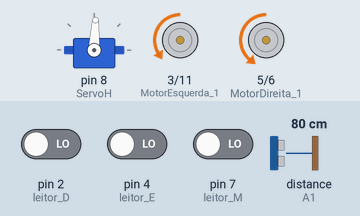
The sketch below on a simulated Arduino Uno, built with avr-gcc and run on an emulated ATmega328P. Parts: servo, motor-driver pin pairs drawn as motors (green arrow = first pin HIGH = forward, orange = second pin HIGH = backward, longer = more drive). The test bench sets the inputs (shaded band); at power-on: distance to the obstacle (sensor on A1) 80 cm, pin 4 (leitor_E) LOW, pin 2 (leitor_D) LOW, pin 7 (leitor_M) LOW.

Above: at 1.2 s.
1.3 s: distance to the obstacle (sensor on A1) set to 11 cm
2.8 s: distance to the obstacle (sensor on A1) set to 8 cm
At 4.2 s:
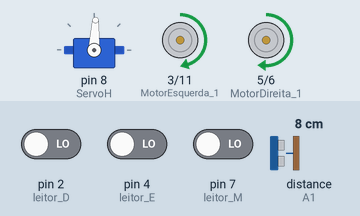
At 5.6 s:
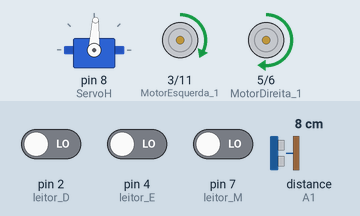
5.8 s: pin 4 (leitor_E) driven HIGH
At 6.22 s:
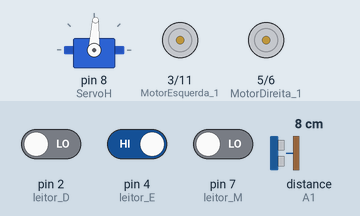
8.8 s: pin 4 (leitor_E) driven LOW
Timing chart, 0 to 11.3 s (numbered marks = the images above; inputs shaded):
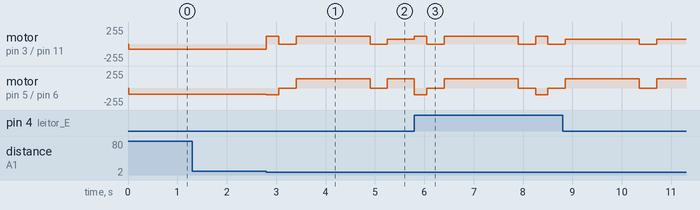

The sketch:

sketch_aug25a.ino
```cpp
#include<Servo.h>
#include<Ultrasonic.h>
#define ServoH 8
Ultrasonic HC_SR04(A0,A1);
int MotorDireita_1 = 5;
int MotorDireita_2 = 6;
int MotorEsquerda_1 = 3;
int MotorEsquerda_2 = 11;
const int leitor_D = 2;
const int leitor_E = 4;
const int leitor_M = 7;
int Status_E;
int Status_M;
int Status_D;
int x = 80;
Servo S_H;
int PosH = 87;
int Dist;


void setup() {
  // put your setup code here, to run once:
  //Serial.begin(9600);
  pinMode(MotorDireita_1,OUTPUT);
  pinMode(MotorDireita_2,OUTPUT);
  pinMode(MotorEsquerda_1,OUTPUT);
  pinMode(MotorEsquerda_2,OUTPUT);
  pinMode(leitor_D,INPUT);
  pinMode(leitor_M,INPUT);
  pinMode(leitor_E,INPUT);
  S_H.attach(ServoH);
  S_H.write(PosH);
  Dist = HC_SR04.Ranging(CM);


}

void loop() {
  // put your main code here, to run repeatedly:
  Dist = HC_SR04.Ranging(CM);
  Status_E= digitalRead(leitor_E);
  Status_D= digitalRead(leitor_D);
  Status_M= digitalRead(leitor_M);
  S_H.write(PosH);
  if(Dist > 50 ){
    x=80;
    Linha(x);
  }else{
    if(Dist > 15 && Dist < 50 ){
      x = 80;
      Linha(x);
    }else{
      if(Dist < 10){
        Pare();
        ObjetoDetec();
      }
    }
  }

}

int Linha(int x){
  int y;
  if(Status_E == HIGH && Status_M == HIGH && Status_D == HIGH){
     Pare();
     return 0;
  }
  if(Status_E == HIGH && Status_M == HIGH && Status_D == LOW){
    PosH = Esquerda(x);
    return 0;
  }
  if(Status_E == HIGH && Status_M == LOW && Status_D == HIGH){
   //NULL
    return 0;
  }
  if(Status_E == HIGH && Status_M == LOW && Status_D == LOW){
    PosH = Esquerda(x);
    return 0;
  }
  if(Status_E == LOW && Status_M == HIGH && Status_D == HIGH){
    PosH = Direita(x);
    return 0;
  }
  if(Status_E == LOW && Status_M == HIGH && Status_D == LOW){
   PosH = Frente(x);
    return 0;
  }
  if(Status_E == LOW && Status_M == LOW && Status_D == HIGH){
    PosH = Direita(x);
    return 0;
  }
  if(Status_E == LOW && Status_M == LOW && Status_D == LOW){
    Re();
    return 0;
  }
}

int Frente(int x){
  analogWrite(MotorDireita_1,x);
  digitalWrite(MotorDireita_2,LOW);
  digitalWrite(MotorEsquerda_2,LOW);
  analogWrite(MotorEsquerda_1,(80*x)/100);
  return 87;
}
int Esquerda(int x){
  analogWrite(MotorDireita_1,x*1.7);
  digitalWrite(MotorDireita_2,LOW);
  digitalWrite(MotorEsquerda_2,LOW);
  analogWrite(MotorEsquerda_1,(x*0.9)+20);
  return 95;
}
int Direita(int x){
  analogWrite(MotorDireita_1,x*0.9);
  digitalWrite(MotorDireita_2,LOW);
  analogWrite(MotorEsquerda_1,(x*1.7)+20);
  digitalWrite(MotorEsquerda_2,LOW);
  return 79;
}
int Re(){
    analogWrite(MotorDireita_2,95);
    digitalWrite(MotorDireita_1,LOW);
    analogWrite(MotorEsquerda_2,75);
    digitalWrite(MotorEsquerda_1,LOW);
    return 87;
 }
int EsquerdaRapido(int x){
  analogWrite(MotorDireita_1,x*1.5);
  digitalWrite(MotorDireita_2,LOW);
  digitalWrite(MotorEsquerda_2,LOW);
  digitalWrite(MotorEsquerda_1,LOW);
  return 120;
}
int DireitaRapido(int x){
  digitalWrite(MotorDireita_1,LOW);
  digitalWrite(MotorDireita_2,LOW);
  analogWrite(MotorEsquerda_1,(x*1.5)+20);
  digitalWrite(MotorEsquerda_2,LOW);
  return 60;
}
void Pare(){
  digitalWrite(MotorDireita_1,LOW);
  digitalWrite(MotorDireita_2,LOW);
  digitalWrite(MotorEsquerda_1,LOW);
  digitalWrite(MotorEsquerda_2,LOW);
}
void ObjetoDetec(){

    DesvioE();

}
void Esquerda_90(){
    analogWrite(MotorDireita_2,100);
    digitalWrite(MotorDireita_1,LOW);
    analogWrite(MotorEsquerda_1,120);
    digitalWrite(MotorEsquerda_2,LOW);
}
void Direita_90(){
    analogWrite(MotorDireita_1,100);
    digitalWrite(MotorDireita_2,LOW);
    analogWrite(MotorEsquerda_2,120);
    digitalWrite(MotorEsquerda_1,LOW);
}
void Curva_E(){
    analogWrite(MotorDireita_1,80);
    digitalWrite(MotorDireita_2,LOW);
    digitalWrite(MotorEsquerda_2,LOW);
    analogWrite(MotorEsquerda_1,140);
}
void Curva_D(){
    analogWrite(MotorDireita_1,140);
    digitalWrite(MotorDireita_2,LOW);
    digitalWrite(MotorEsquerda_2,LOW);
    analogWrite(MotorEsquerda_1,70);
}

void DesvioE(){
    Esquerda_90();
    delay(250);
    Pare();
    delay(350);
    Curva_D();
    delay(1500);
    Pare();
    delay(350);
    Pare();
    do{
      Status_E= digitalRead(leitor_E);
      PosH = Frente(80);
    }while(Status_E == LOW);
}
void DesvioD(){
    Direita_90();
    delay(330);
    Pare();
    delay(350);
    Curva_E();
    delay(2500);
    Pare();
    delay(350);
    Direita_90();
    delay(330);
    Pare();
    delay(350);
}
```

Measured:
- the behaviour switches between 10 and 9 cm on distance to the obstacle (sensor on A1) (found by bisection; images 0 and 1)
- after the input at 1.3 s, every drawn part: stays the same
